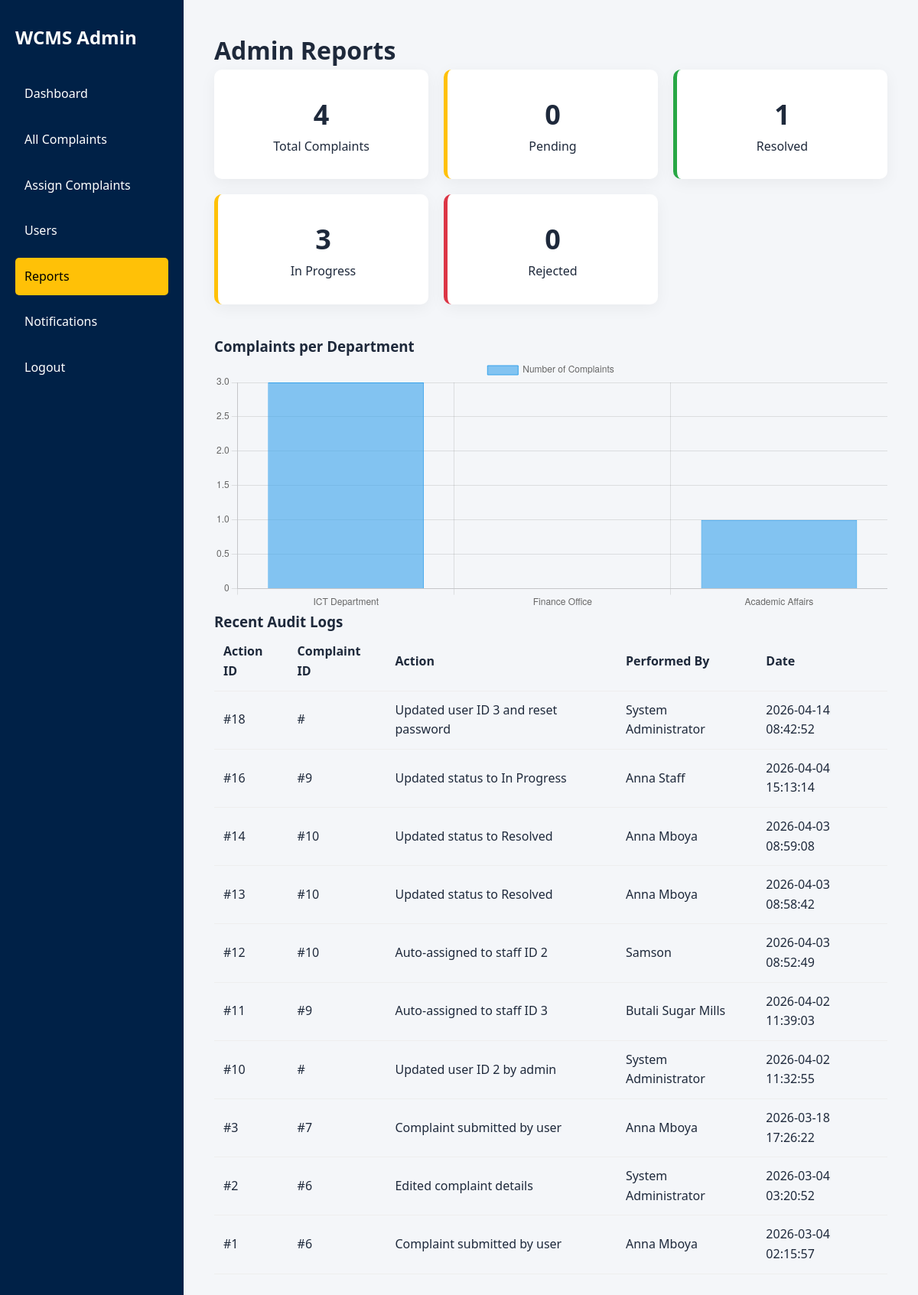
/web_based/admin/reports.php (signed in), run on the app's committed database.
### tables this page shows
CREATE TABLE `complaint_logs` (
  `id` int(11) NOT NULL,
  `complaint_id` int(11) DEFAULT NULL,
  `action` varchar(255) NOT NULL,
  `performed_by` int(11) NOT NULL,
  `action_date` timestamp NOT NULL DEFAULT current_timestamp()
);

CREATE TABLE `users` (
  `id` int(11) NOT NULL,
  `name` varchar(100) NOT NULL,
  `email` varchar(150) NOT NULL,
  `password` varchar(255) NOT NULL,
  `role` enum('admin','staff','user') DEFAULT 'user',
  `department_id` int(11) DEFAULT NULL,
  `status` enum('active','inactive') DEFAULT 'active',
  `created_at` timestamp NOT NULL DEFAULT current_timestamp(),
  `department_role` enum('none','department_admin') DEFAULT 'none',
  `total_assigned` int(11) DEFAULT 0,
  `total_resolved` int(11) DEFAULT 0,
  `average_resolution_time` float DEFAULT 0,
  `reset_token` varchar(255) DEFAULT NULL,
  `reset_expires` datetime DEFAULT NULL
);

### web_based/admin/reports.php (the view, shortened to what this page needs)
<?php
include "../db.php";
$total = mysqli_fetch_assoc(mysqli_query($conn,"SELECT COUNT(*) as total FROM complaints"))['total'];
$pending = mysqli_fetch_assoc(mysqli_query($conn,"SELECT COUNT(*) as total FROM complaints WHERE status='Pending'"))['total'];
$in_progress = mysqli_fetch_assoc(mysqli_query($conn,"SELECT COUNT(*) as total FROM complaints WHERE status='In Progress'"))['total'];
$resolved = mysqli_fetch_assoc(mysqli_query($conn,"SELECT COUNT(*) as total FROM complaints WHERE status='Resolved'"))['total'];
$rejected = mysqli_fetch_assoc(mysqli_query($conn,"SELECT COUNT(*) as total FROM complaints WHERE status='Rejected'"))['total'];
$departments = mysqli_query($conn,"SELECT d.department_name, COUNT(c.id) as total
                                   FROM departments d
                                   LEFT JOIN complaints c ON c.department_id=d.id
                                   GROUP BY d.id");
$logs = mysqli_query($conn,"SELECT l.*, u.name as admin_name
                            FROM complaint_logs l
                            JOIN users u ON l.performed_by=u.id
                            ORDER BY l.action_date DESC LIMIT 50");
?>
<!DOCTYPE html>
<html>
<head>
<link rel="stylesheet" href="../assets/css/style.css">
</head>
<body>
<div class="dashboard">
<aside class="sidebar">
    <h2>WCMS Admin</h2>
    <a href="dashboard.php">Dashboard</a>
    <a href="view_complaints.php">All Complaints</a>
    <a href="assign_complaints.php">Assign Complaints</a>
    <a href="users.php">Users</a>
    <a href="reports.php" class="active">Reports</a>
    <a href="notifications.php">Notifications</a>
    <a href="../logout.php">Logout</a>
</aside>
<main class="main-content">
<h1>Admin Reports</h1>
<div class="dashboard-cards">
    <div class="stat-card"><h2><?php echo $total;?></h2><p>Total Complaints</p></div>
    <div class="stat-card warning"><h2><?php echo $pending;?></h2><p>Pending</p></div>
    <div class="stat-card success"><h2><?php echo $resolved;?></h2><p>Resolved</p></div>
    <div class="stat-card warning"><h2><?php echo $in_progress;?></h2><p>In Progress</p></div>
    <div class="stat-card danger"><h2><?php echo $rejected;?></h2><p>Rejected</p></div>
</div>
<h3>Complaints per Department</h3>
<canvas id="departmentChart" width="400" height="150"></canvas>
<h3>Recent Audit Logs</h3>
<table>
<thead><tr><th>Action ID</th><th>Complaint ID</th><th>Action</th><th>Performed By</th><th>Date</th></tr></thead>
<tbody>
<?php while($log=mysqli_fetch_assoc($logs)){ ?>
<tr>
<td>#<?php echo $log['id'];?></td>
<td>#<?php echo $log['complaint_id'];?></td>
<td><?php echo $log['action'];?></td>
<td><?php echo $log['admin_name'];?></td>
<td><?php echo $log['action_date'];?></td>
</tr>
<?php } ?>
</tbody>
</table>
</main>
</div>
<script>
// Prepare data for department chart
const deptLabels = [
<?php mysqli_data_seek($departments,0); while($d=mysqli_fetch_assoc($departments)){ echo "'".$d['department_name']."',"; } ?>
];
const deptData = [
<?php mysqli_data_seek($departments,0); while($d=mysqli_fetch_assoc($departments)){ echo $d['total'].","; } ?>
];
const ctx = document.getElementById('departmentChart').getContext('2d');
const departmentChart = new Chart(ctx, {
    type: 'bar',
    data: {
        labels: deptLabels,
        datasets: [{
            label: 'Number of Complaints',
            data: deptData,
            backgroundColor: 'rgba(54, 162, 235, 0.6)',
            borderColor: 'rgba(54, 162, 235, 1)',
            borderWidth: 1
        }]
    },
    options: { scales: { y: { beginAtZero: true } } }
});
</script>
</body>
</html>

### web_based/assets/css/style.css (style rules this page uses)
* { box-sizing: border-box; margin: 0; padding: 0; }
body { font-family: 'Segoe UI', sans-serif; background: #f8fafc; color: #1e293b; line-height: 1.6; }
.dashboard { display: flex; min-height: 100vh; font-family: 'Segoe UI', sans-serif; }
.sidebar { width: 240px; background: #002147; color: white; padding: 30px 20px; }
.sidebar h2 { margin-bottom: 30px; }
.sidebar a { display: block; padding: 12px; margin-bottom: 10px; text-decoration: none; color: white; border-radius: 5px; transition: 0.3s; }
.sidebar a:hover, .sidebar a.active { background: #ffc107; color: black; }
.main-content { flex: 1; padding: 40px; background: #f4f6f9; }
.dashboard-cards { display: grid; grid-template-columns: repeat(auto-fit, minmax(220px, 1fr)); gap: 20px; margin-bottom: 40px; }
.stat-card { background: white; padding: 30px; border-radius: 10px; box-shadow: 0 5px 20px rgba(0,0,0,0.05); text-align: center; }
.stat-card h2 { font-size: 36px; margin: 0; }
.stat-card.success { border-left: 5px solid #28a745; }
.stat-card.warning { border-left: 5px solid #ffc107; }
.stat-card.danger { border-left: 5px solid #dc3545; }
table { width: 100%; border-collapse: collapse; }
table th, table td { padding: 12px; border-bottom: 1px solid #eee; text-align: left; }

### data on the page
complaint_logs: id "18", action "Updated user ID 3 and reset password", performed_by.name "System Administrator", action_date "2026-04-14 08:42:52"
complaint_logs: id "16", complaint "9", action "Updated status to In Progress", performed_by.name "Anna Staff", action_date "2026-04-04 15:13:14"
complaint_logs: id "14", complaint "10", action "Updated status to Resolved", performed_by.name "Anna Mboya", action_date "2026-04-03 08:59:08"
complaint_logs: id "13", complaint "10", action "Updated status to Resolved", performed_by.name "Anna Mboya", action_date "2026-04-03 08:58:42"
complaint_logs: id "12", complaint "10", action "Auto-assigned to staff ID 2", performed_by.name "Samson", action_date "2026-04-03 08:52:49"
complaint_logs: id "11", complaint "9", action "Auto-assigned to staff ID 3", performed_by.name "Butali Sugar Mills", action_date "2026-04-02 11:39:03"
complaint_logs: id "10", action "Updated user ID 2 by admin", performed_by.name "System Administrator", action_date "2026-04-02 11:32:55"
complaint_logs: id "3", complaint "7", action "Complaint submitted by user", performed_by.name "Anna Mboya", action_date "2026-03-18 17:26:22"
complaint_logs: id "2", complaint "6", action "Edited complaint details", performed_by.name "System Administrator", action_date "2026-03-04 03:20:52"
complaint_logs: id "1", complaint "6", action "Complaint submitted by user", performed_by.name "Anna Mboya", action_date "2026-03-04 02:15:57"

### other printed values
$total "4"
$pending "0"
$resolved "1"
$in_progress "3"
$rejected "0"
chart data {{ $d['department_name'] }} ICT Department, Finance Office, Academic Affairs
chart data {{ $d['total'] }} 3, 0, 1
